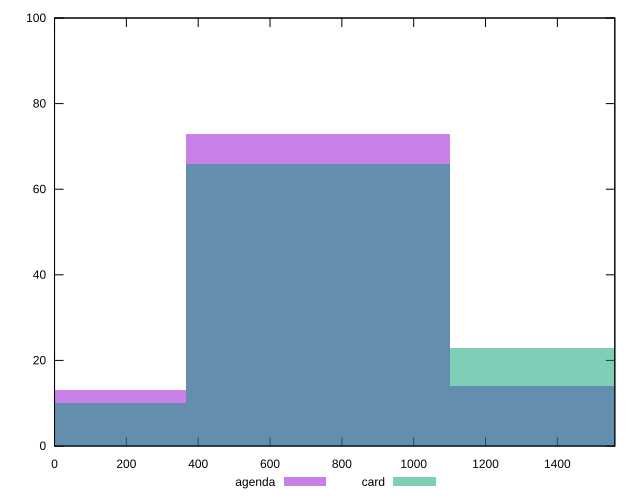

This chart was generated by the following gnuplot code:
reset

$agenda <<EOF
733.7076953380466 73
1467.4153906760932 14
0 13
EOF

$card <<EOF
733.7076953380466 66
0 10
1467.4153906760932 23
EOF

set key outside below
set boxwidth 733.7076953380466
set xrange [0:1560]
set yrange [0:100]
set trange [0:100]
set style fill transparent solid 0.5 noborder
set terminal svg size 640, 500 enhanced background rgb 'white'
set output "report/report_00029_2021-02-24T13-36-40.390Z/uses-http2/comparison/histogram/1_vs_2.svg"

plot $agenda title "agenda" with boxes, \
     $card title "card" with boxes

reset
